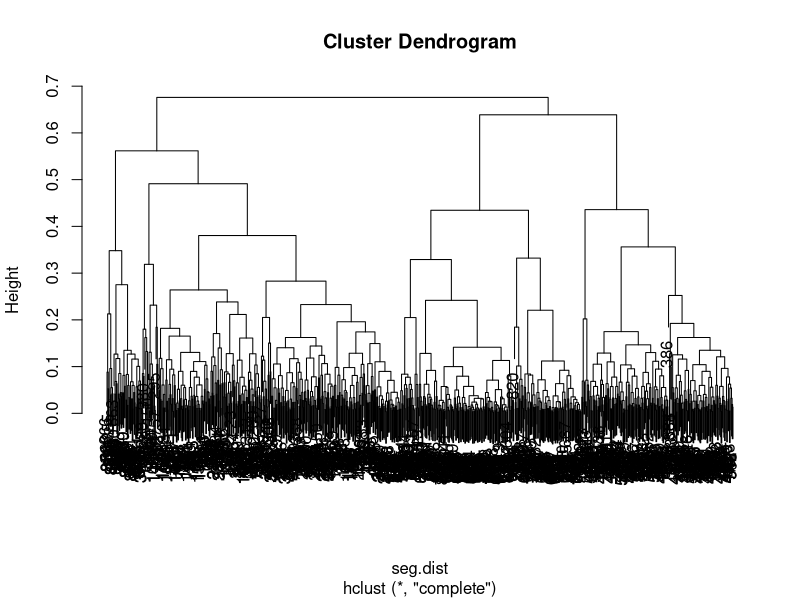
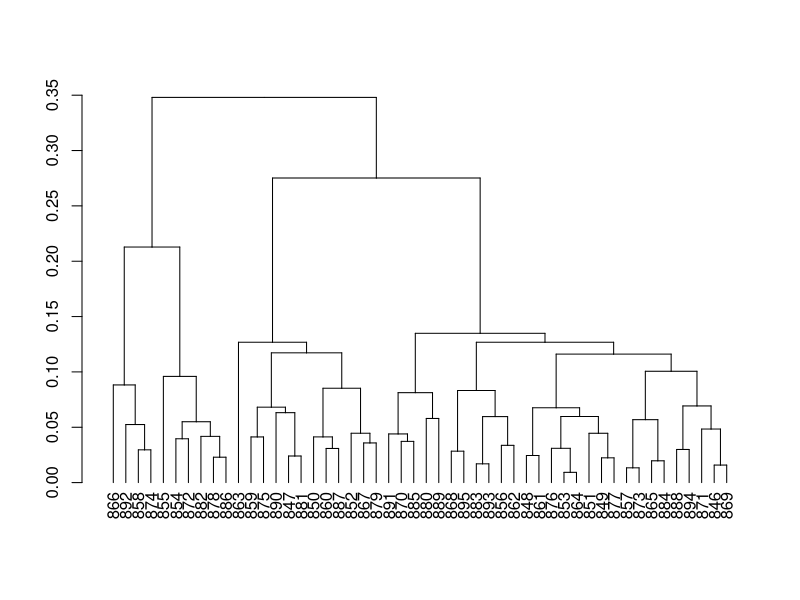
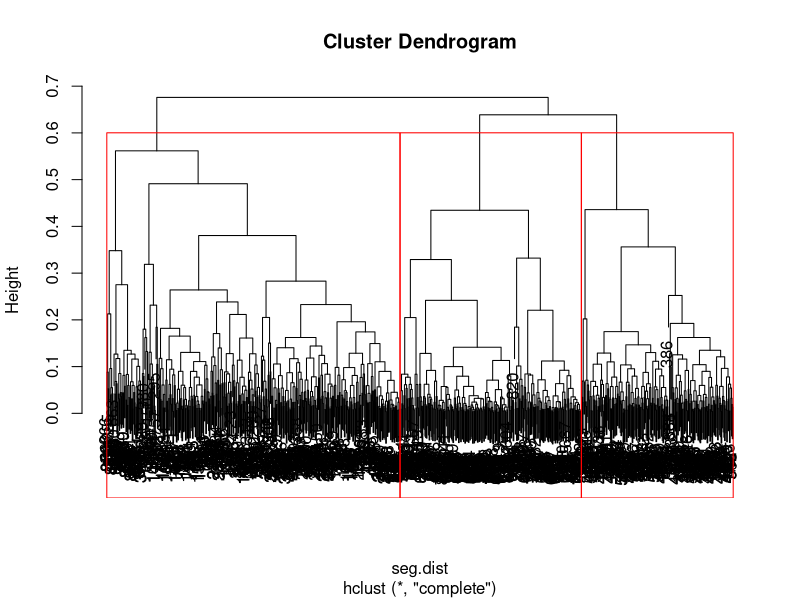
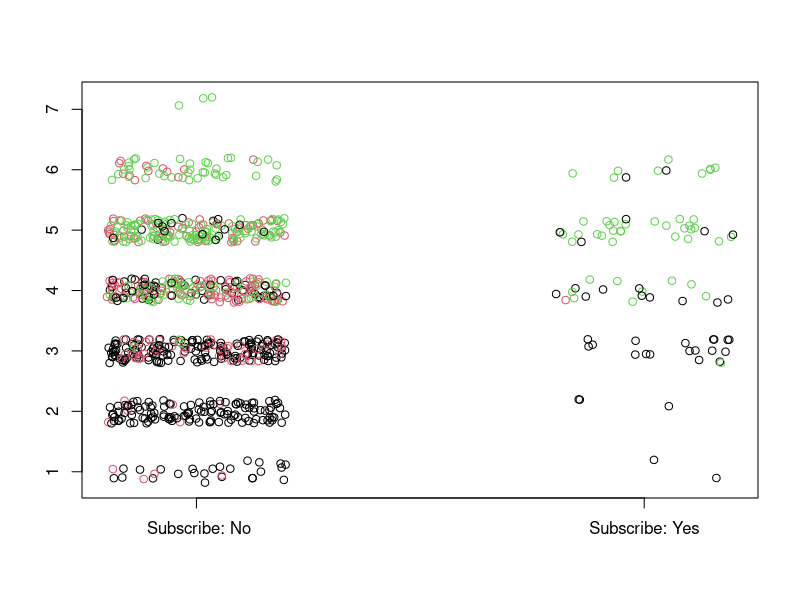

The R script that drew these images, in order:
seg.ex.raw <- read.csv2("music-segment.csv", stringsAsFactors = T)[,-1]
seg.ex = seg.ex.raw
seg.ex$Segment = NULL

seg.summ <- function(data, group) {
  aggregate(data, list(group), function(x) mean(as.numeric(x)) )
}

library(cluster)
seg.dist = daisy(seg.ex)
as.matrix(seg.dist)[1:5,1:5]
seg.hc = hclust(seg.dist, method = "complete")
plot(seg.hc)
plot(cut(as.dendrogram(seg.hc), h=0.48)$lower[[1]])

plot(seg.hc)
rect.hclust(seg.hc, k=3, border = 'red' )
seg.hc.kgroup = cutree(seg.hc, k=3)
table(seg.hc.kgroup)
plot(jitter(as.numeric(seg.ex$musicEnthuse)) ~
       jitter(as.numeric(seg.ex$subscribeToMusic)),
     col=seg.hc.kgroup , yaxt="n", xaxt="n", ylab="", xlab=""
)
axis(1, at=c(1, 2), labels =c(" Subscribe: No", "Subscribe: Yes"))
axis(2, at=c(1, 2, 3, 4,5,6,7), labels =levels(seg.ex$musicEnthuse))

